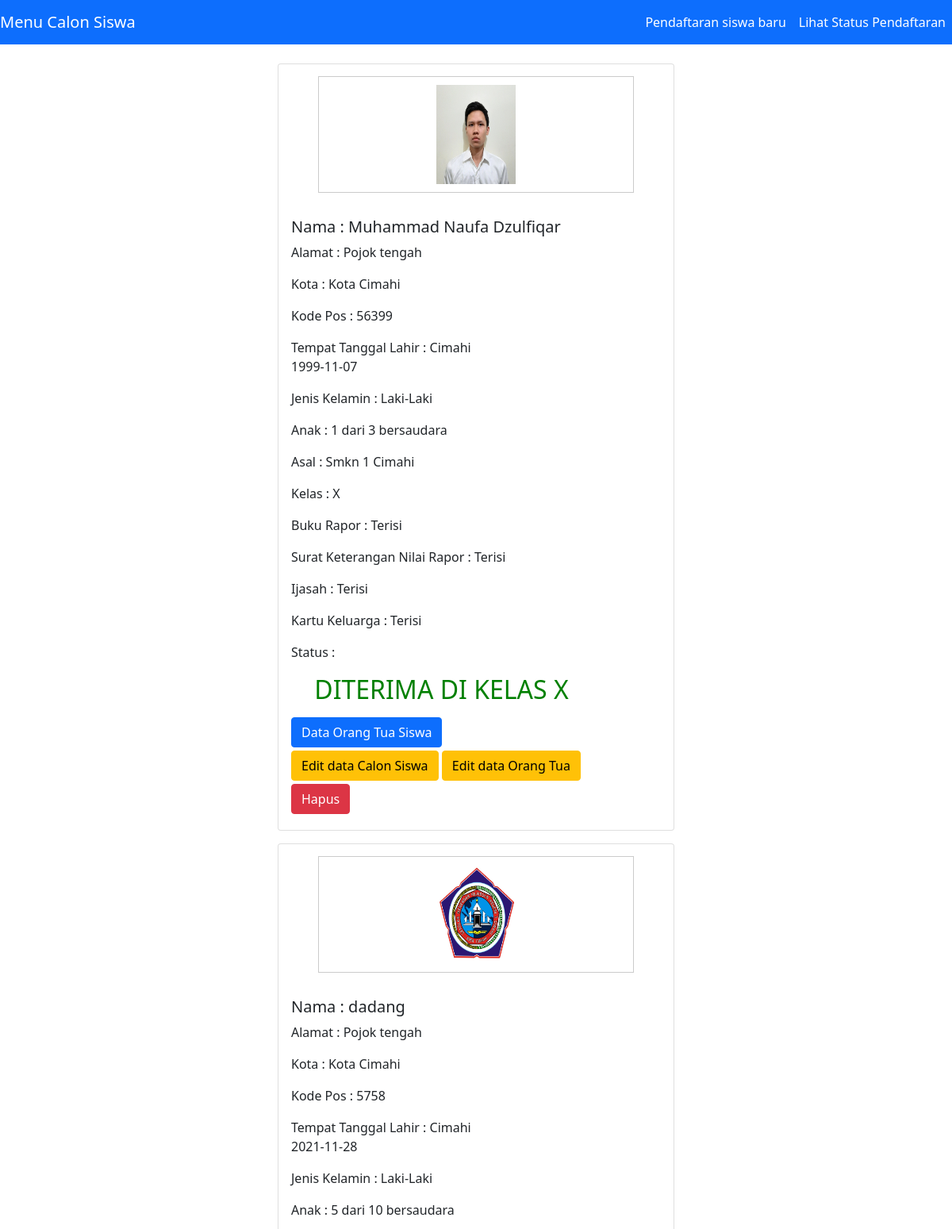
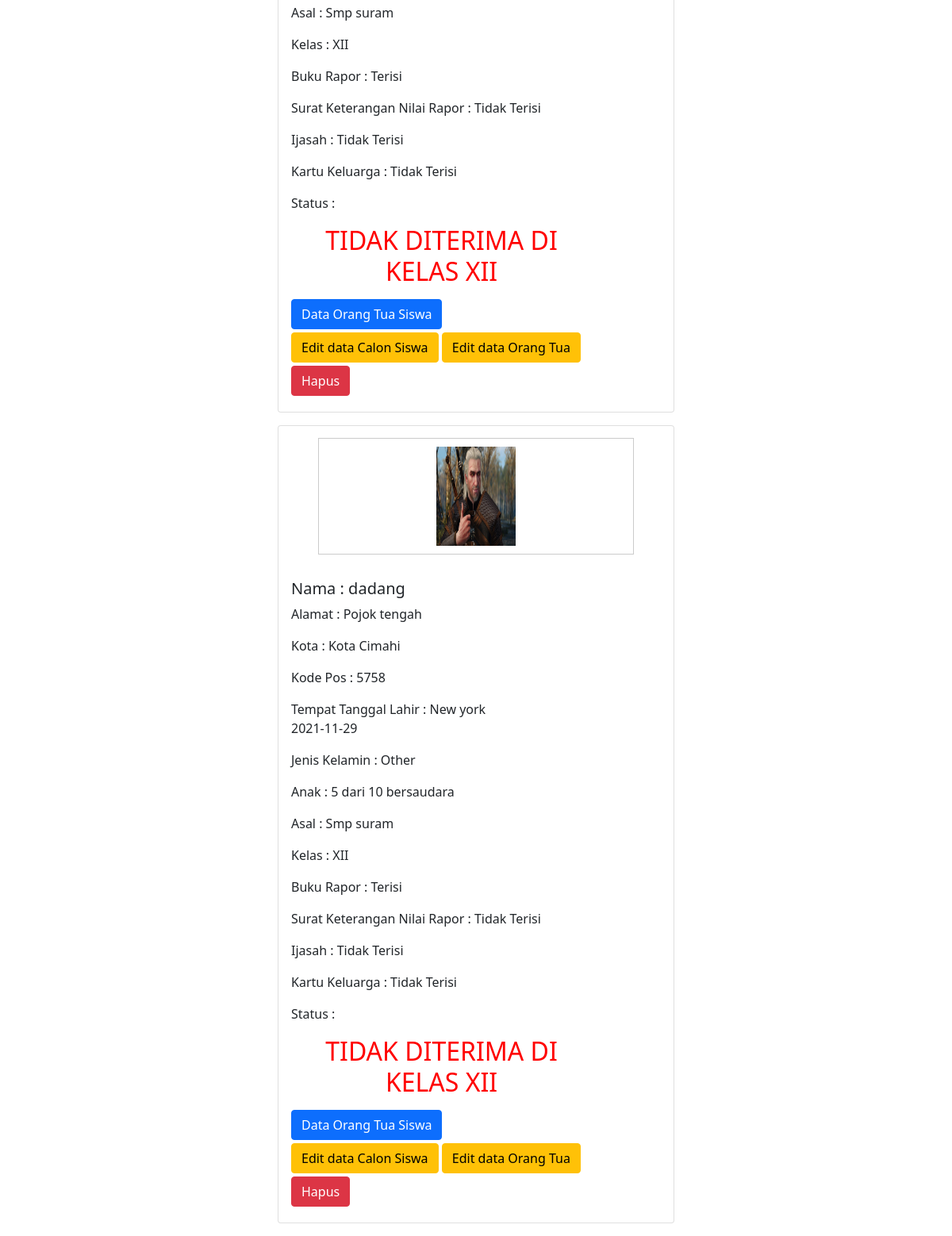
The page / on the database its author committed (2 pictures, top to bottom).
### tables this page shows
CREATE TABLE `siswa` (
  `nama` varchar(50) NOT NULL,
  `alamat` text NOT NULL,
  `kota` text NOT NULL,
  `pos` int(10) NOT NULL,
  `ttl` varchar(50) NOT NULL,
  `jeniskelamin` text NOT NULL,
  `anak` text NOT NULL,
  `asal` text NOT NULL,
  `kelas` text NOT NULL,
  `status` text NOT NULL,
  `id_siswa` int(11) NOT NULL,
  `image` varchar(100) NOT NULL,
  `image_text` int(11) NOT NULL,
  `rapor_buku` varchar(50) NOT NULL,
  `rapor_nilai` varchar(50) NOT NULL,
  `ijasah` varchar(50) NOT NULL,
  `kk` varchar(50) NOT NULL,
  `date` date NOT NULL
);

### index.php (the view, shortened to what this page needs)
<!DOCTYPE html>
<html>
<head>
</head>
<?php include('menu_siswa.php'); ?>
<link href="https://cdn.jsdelivr.net/npm/bootstrap@5.1.3/dist/css/bootstrap.min.css" rel="stylesheet">
<body>
<?php
include('koneksi.php');
$query = mysqli_query($db,"SELECT * FROM siswa");
$data = mysqli_fetch_all ($query, MYSQLI_ASSOC);
if(isset($data)){
foreach ($data as $siswa) {
?>
<div class="mx-auto" style="width: 500px;">
<div class="card mb-3" style="max-width: 500px;">
  <div class="row no-gutters">
    <center>
    <?php echo "<div id='img_div'>";
      							  echo "<img src='img/".$siswa['image']."'>";?>
    </center>
    <div class="col-md-10">
      <div class="card-body">
        <h5 class="card-title">Nama : <?= $siswa['nama'];?></h5>
        <p class="card-text">Alamat                 : <?= $siswa['alamat'];?></p>
        <p class="card-text">Kota                   : <?= $siswa['kota'];?></p>
        <p class="card-text">Kode Pos               : <?= $siswa['pos'];?></p>
        <p class="card-text">Tempat Tanggal Lahir   : <?= $siswa['ttl'];?><br><?= $siswa['date'];?></p>
        <p class="card-text">Jenis Kelamin          : <?= $siswa['jeniskelamin'];?></p>
        <p class="card-text">Anak                   : <?= $siswa['anak'];?></p>
        <p class="card-text">Asal                   : <?= $siswa['asal'];?></p>
        <p class="card-text">Kelas                  : <?= $a = $siswa['kelas'];?></p>
        <p class="card-text">Buku Rapor             : <?= $siswa['rapor_buku'];?></p>
        <p class="card-text">Surat Keterangan Nilai Rapor : <?= $siswa['rapor_nilai'];?></p>
        <p class="card-text">Ijasah                 : <?= $siswa['ijasah'];?></p>
        <p class="card-text">Kartu Keluarga         : <?= $siswa['kk'];?></p>
        <p class="card-text">Status                 : <?php $siswa['status'];
        if($siswa['rapor_buku']=="Terisi" && $siswa['rapor_nilai']=="Terisi" && $siswa['ijasah']=="Terisi" && $siswa['kk']=="Terisi"){
          echo"<center><h2> <font color=green>DITERIMA DI KELAS $a</font></h2></center>";
        }else{echo "<center><h2> <font color=red>TIDAK DITERIMA DI KELAS $a</font></h2></center>";}
        ?></p>
        <a href="detail_data.php?id_siswa=<?=$siswa['id_siswa']?>" class="btn btn-primary mb-1">Data Orang Tua Siswa</a>
        <a href="edit_data.php?id_siswa=<?=$siswa['id_siswa']?>" class="btn btn-warning mb-1">Edit data Calon Siswa</a>
        <a href="edit_orangtua.php?id_siswa=<?=$siswa['id_siswa']?>" class="btn btn-warning mb-1">Edit data Orang Tua</a>
        <a href="hapus.php?id_siswa=<?=$siswa['id_siswa']?>" class="btn btn-danger mb-1">Hapus</a>
      </div>
      </div>
    </div>
    </div>
<?php } ?>
<?php } ?>
</body>
</html>

### menu_siswa.php (shortened to what this page needs)
<!DOCTYPE html>
<html>
<head>
</head>
<link href="https://cdn.jsdelivr.net/npm/bootstrap@5.1.3/dist/css/bootstrap.min.css" rel="stylesheet">
<body>
	<nav class="navbar navbar-expand-lg navbar-dark bg-primary fixed-top">
		<div class="col-2">
			<a class="navbar-brand" href="index.php">Menu Calon Siswa</a>
		</div>
		<div class="col-10" >
        <div class="collapse navbar-collapse justify-content-end" id="navbarText">
				<ul class="navbar-nav">
					<a class="nav-link active" href="data_siswa.php" id="navbardrop">Pendaftaran siswa baru</a>
                    <a class="nav-link active" href="index.php" id="navbardrop">Lihat Status Pendaftaran</a>
						</div>
			</div>
	</nav>
</body>
</html>

### menu_siswa.php (style rules this page uses)
html, body { font-family: 'Roboto', sans-serif; margin-left: 20px; margin-right: 20px; margin-top: 80px; }

### index.php (style rules this page uses)
#img_div { width: 80%; padding: 5px; margin: 15px auto; border: 1px solid #cbcbcb; }
#img_div:after { content: ""; display: block; clear: both; }
img { float: center; margin: 5px; width: 100px; height: 125px; }

### rows shown on the page
siswa: image (picture), nama "Muhammad Naufa Dzulfiqar", alamat "Pojok tengah", kota "Kota Cimahi", pos "56399", ttl "Cimahi", date "1999-11-07", jeniskelamin "Laki-Laki", anak "1 dari 3 bersaudara", asal "Smkn 1 Cimahi", kelas "X", rapor_buku "Terisi", rapor_nilai "Terisi", ijasah "Terisi", kk "Terisi"
siswa: image (picture), nama "dadang", alamat "Pojok tengah", kota "Kota Cimahi", pos "5758", ttl "Cimahi", date "2021-11-28", jeniskelamin "Laki-Laki", anak "5 dari 10 bersaudara", asal "Smp suram", kelas "XII", rapor_buku "Terisi", rapor_nilai "Tidak Terisi", ijasah "Tidak Terisi", kk "Tidak Terisi"
siswa: image (picture), nama "dadang", alamat "Pojok tengah", kota "Kota Cimahi", pos "5758", ttl "New york", date "2021-11-29", jeniskelamin "Other", anak "5 dari 10 bersaudara", asal "Smp suram", kelas "XII", rapor_buku "Terisi", rapor_nilai "Tidak Terisi", ijasah "Tidak Terisi", kk "Tidak Terisi"
